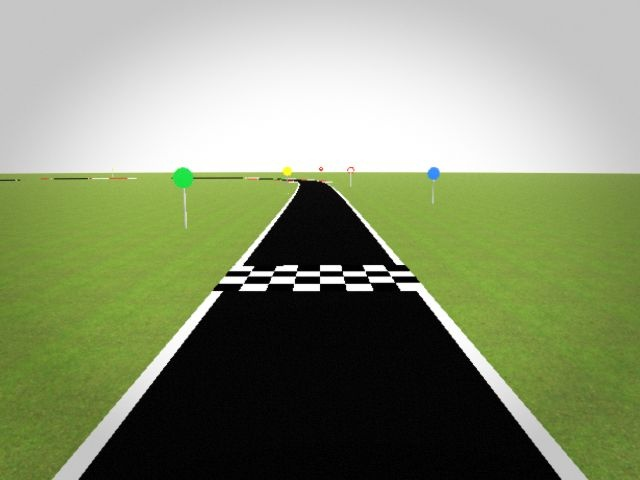
#> input picture qt-creator/opencv/08-conduccion-autonoma/pruebas/cuadros/01-salida.jpg, 640 x 480 px; its folder holds only this picture in this run
$ python exportar_datos.py
#> lines starting #> are read from the running program, lines starting #| are printed output that depends on the picture; after the words box and inside, x2 and y2 are one past the last pixel; in counts of white or black regions, pixels touching at a corner belong together
### qt-creator/opencv/08-conduccion-autonoma/pruebas/prototipo.py
# -*- coding: utf-8 -*-
"""Prototipo en Python + OpenCV de la lógica del programa 08.

Es el ESPEJO de franja.cpp, color.cpp, fsm.cpp y percepcion.cpp: mismas reglas, mismos números.
Sirve para probar el algoritmo con cuadros reales del robot virtual sin compilar Qt
(validar_cuadros.py, vuelta_simulador.py) y para generar los datos con que se prueba el C++
(exportar_datos.py -> prueba_logica.cpp).
"""
from dataclasses import dataclass, field

import cv2
import numpy as np


def leer_imagen(ruta):
    """cv2.imread falla en Windows si la ruta tiene acentos o ñ: se lee el archivo y se decodifica."""
    return cv2.imdecode(np.fromfile(str(ruta), dtype=np.uint8), cv2.IMREAD_COLOR)
#> returned value is the input picture: shape (480, 640, 3); mean B, G, R 112.6, 145.4, 135.1


# ---------------------------------------------------------------- franja (franja.cpp)
NINGUNA, SOLO_IZQ, SOLO_DER, DOS = 0, 1, 2, 3
LINEAS = ["ninguna", "solo izquierda", "solo derecha", "dos"]


@dataclass
class ParametrosFranja:
    fila: float = 0.75        # dónde empieza la franja (fracción del alto)
    filas: int = 8            # cuántas filas tiene
    umbral: int = 170
    oscuras: bool = False
    ancho_min: float = 0.25
    ancho_max: float = 0.80
    ancho_inicial: float = 0.47   # ancho del carril antes de verlo (fracción del ancho)


def perfil_de_franja(bgr, p):
    """Gris promedio de cada columna de la franja: una fila de `ancho` números (percepcion.cpp)."""
    y = int(bgr.shape[0] * p.fila)
    gris = cv2.cvtColor(bgr[y:y + p.filas], cv2.COLOR_BGR2GRAY)
    return cv2.reduce(gris, 0, cv2.REDUCE_AVG).ravel()


def es_raya(valor, p):
    return valor <= p.umbral if p.oscuras else valor >= p.umbral


def analizar_franja(perfil, p, ancho_ref):
    ancho = len(perfil)
    mitad = ancho // 2
    c = dict(lineas=NINGUNA, izq=-1, der=-1, centro=mitad, error=0, ancho=0)
    for x in range(mitad - 1, -1, -1):
        if es_raya(perfil[x], p):
            c["izq"] = x
            break
    for x in range(mitad, ancho):
        if es_raya(perfil[x], p):
            c["der"] = x
            break
    if c["izq"] >= 0 and c["der"] >= 0:
        c["ancho"] = c["der"] - c["izq"]
        if c["ancho"] < p.ancho_min * ancho:
            return c
        if c["ancho"] <= p.ancho_max * ancho:
            c["lineas"] = DOS
            c["centro"] = (c["izq"] + c["der"]) // 2
            c["error"] = c["centro"] - mitad
            return c
        c["izq"] = -1
    if c["izq"] >= 0:
        c.update(lineas=SOLO_IZQ, ancho=ancho_ref, centro=c["izq"] + ancho_ref // 2)
        c["error"] = c["centro"] - mitad
    elif c["der"] >= 0:
        c.update(lineas=SOLO_DER, ancho=ancho_ref, centro=c["der"] - ancho_ref // 2)
        c["error"] = c["centro"] - mitad
    return c


# ---------------------------------------------------------------- color (color.cpp)
NINGUNO, ROJO, VERDE, AZUL, AMARILLO = 0, 1, 2, 3, 4
COLORES = ["ninguno", "rojo", "verde", "azul", "amarillo"]
RANGOS = {   # (hMin, hMax, sMin, vMin) en HSV de OpenCV: H 0..179
    ROJO: [(0, 10, 120, 100), (170, 179, 120, 100)],
    VERDE: [(50, 80, 150, 100)],
    AZUL: [(100, 125, 120, 100)],
    AMARILLO: [(20, 34, 180, 180)],
}
AREA_MIN, ASPECTO_MIN, ASPECTO_MAX, LLENADO_MIN = 300, 0.70, 1.40, 0.60
ZONA_COLOR = (0.30, 0.55)    # filas (fracción del alto) donde se buscan las paletas


# [6 lines left out: function clasificar_hsv, not called in this run]


def es_disco(area, ancho, alto):
    if area < AREA_MIN or ancho <= 0 or alto <= 0:
        return False
    return ASPECTO_MIN <= ancho / alto <= ASPECTO_MAX and area / (ancho * alto) >= LLENADO_MIN


def mascara(hsv, color):
    m = None
    for (h0, h1, s0, v0) in RANGOS[color]:
        parte = cv2.inRange(hsv, (h0, s0, v0), (h1, 255, 255))
        m = parte if m is None else cv2.bitwise_or(m, parte)
    return m


# [39 lines left out: functions manchas, color_dominante, percibir, not called in this run]


# ---------------------------------------------------------------- máquina de estados (fsm.cpp)
ESPERA, SEGUIR, ALTO, LINEA_PERDIDA, PARO = range(5)
ESTADOS = ["ESPERA", "SEGUIR", "ALTO", "LINEA_PERDIDA", "PARO"]
LENTO, CRUCERO, RAPIDO = range(3)
MARCHAS = ["lento", "crucero", "rapido"]
PARAR = ("parar", 0, 0, 100)
FRENAR = ("conducir", 0, 0, 100)


@dataclass
class Config:
    ganancia_por_cien: int = 35
    acel: tuple = (22, 28, 34)     # lento, crucero, rápido
    acel_perdida: int = 18
    ms_alto: int = 3000
    ms_perdida: int = 1500
    cuadros_color: int = 3


@dataclass
class Maquina:
    cfg: Config = field(default_factory=Config)
    estado: int = ESPERA
    marcha: int = CRUCERO
    tiempo: int = 0
    ultima_direccion: int = 0
    candidato: int = NINGUNO
    cuenta: int = 0
    color_firme: int = NINGUNO
    rojo_atendido: bool = False

    def cambiar(self, nuevo):
        self.estado, self.tiempo = nuevo, 0

    # [4 lines left out: function iniciar, not called in this run]

    def detener(self):
        self.cambiar(ESPERA)

    def paro_de_seguridad(self):
        if self.estado not in (ESPERA, PARO):
            self.cambiar(PARO)

    # [5 lines left out: function _seguir, not called in this run]

    def _a_ciegas(self):
        return ("conducir", self.cfg.acel_perdida, self.ultima_direccion, 0)

    # [53 lines left out: functions paso, a_robot_real, not called in this run]

### qt-creator/opencv/08-conduccion-autonoma/pruebas/exportar_datos.py
# -*- coding: utf-8 -*-
"""Genera pruebas/datos/ para prueba_logica.cpp a partir de cuadros reales y de una traza real.

    python exportar_datos.py [traza.jsonl]

- datos/perfiles.txt : el perfil de la franja de cada cuadro de pruebas/cuadros/ y lo que el
                       prototipo en Python encontró (rayas, bordes, centro, error, ancho).
- datos/manchas.txt  : cada mancha de color de esos cuadros (área y caja) y si pasa es_disco.
- datos/traza.txt    : (si se da traza.jsonl de vuelta_simulador.py) lo que vio la percepción en cada
                       ciclo y lo que decidió la máquina de estados en Python.
El C++ debe reproducir cada renglón: así se comprueba que franja.cpp, color.cpp y fsm.cpp
hacen lo mismo que el prototipo que sí manejó el coche.
"""
import json
import sys
from pathlib import Path

import cv2

from prototipo import (COLORES, RANGOS, ParametrosFranja, analizar_franja,
                       es_disco, leer_imagen, mascara, perfil_de_franja, ZONA_COLOR)

AQUI = Path(__file__).resolve().parent
CUADROS = AQUI / "cuadros"
DATOS = AQUI / "datos"
DATOS.mkdir(exist_ok=True)

p = ParametrosFranja()
perfiles = ["# cuadro ancho_ref umbral oscuras | lineas izq der centro error ancho | n valores..."]
manchas = ["# cuadro color area ancho alto es_disco"]
for ruta in sorted(CUADROS.glob("*.jpg")):
    img = leer_imagen(ruta)
    ancho_ref = int(p.ancho_inicial * img.shape[1])
#> ancho_ref = 300
    perfil = perfil_de_franja(img, p)
#> perfil = 640 values, max 242 at index 155, min 3 at index 256, mean 71.72
    c = analizar_franja(perfil, p, ancho_ref)
#> in analizar_franja, `ancho = len(perfil)`: ancho = 640
#> in analizar_franja, `mitad = ancho // 2`: mitad = 320
#> in analizar_franja, `c = dict(lineas=NINGUNA, izq=-1, der=-1, centro=mitad, error=0, ancho=0)`: c = {'lineas': 0, 'izq': -1, 'der': -1, 'centro': 320, 'error': 0, 'ancho': 0}
#> after the loop in analizar_franja, `for x in range(mitad - 1, -1, -1):`: c = {'lineas': 0, 'izq': 165, 'der': -1, 'centro': 320, 'error': 0, 'ancho': 0}
#> after the loop in analizar_franja, `for x in range(mitad, ancho):`: c = {'lineas': 0, 'izq': 165, 'der': 474, 'centro': 320, 'error': 0, 'ancho': 0}
#> c = {'lineas': 3, 'izq': 165, 'der': 474, 'centro': 319, 'error': -1, 'ancho': 309}
    perfiles.append(" ".join(str(v) for v in [ruta.stem, ancho_ref, p.umbral, int(p.oscuras), c["lineas"], c["izq"],
                                              c["der"], c["centro"], c["error"], c["ancho"], len(perfil)])
                    + " " + " ".join(str(int(v)) for v in perfil))
    alto = img.shape[0]
#> alto = 480
    y0, y1 = int(alto * ZONA_COLOR[0]), int(alto * ZONA_COLOR[1])
#> y0 = 144; y1 = 264
    hsv = cv2.cvtColor(img[y0:y1], cv2.COLOR_BGR2HSV)
#> hsv: shape (120, 640, 3); mean H, S, V 35.1, 98.6, 169.8
    for color in RANGOS:
        n, _e, tabla, _c = cv2.connectedComponentsWithStats(mascara(hsv, color), connectivity=8)
        for i in range(1, n):
            _x, _y, w, h, area = (int(v) for v in tabla[i])
            if area >= 20:            # las motas de menos de 20 px no aportan
                manchas.append(f"{ruta.stem} {COLORES[color]} {area} {w} {h} {int(es_disco(area, w, h))}")
#> this loop made 4 passes
#> tabla on passes 1 to 4: [[0, 0, 640, 120, 76799], [321, 37, 1, 1, 1]], [[0, 0, 640, 120, 76466], [172, 24, 23, 20, 334]], [[0, 0, 640, 120, 76702], [428, 24, 11, 11, 98]], [[0, 0, 640, 120, 76772], [284, 24, 6, 6, 28]]
#> pass 1, `n, _e, tabla, _c = cv2.connectedComponentsWithStats(mascara(hsv, color..`:
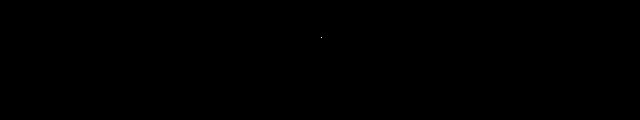
#> _e: shape (120, 640) int32; values 0 (black) and 1 (white), 0% white in thin lines or dots, all inside (x1, y1, x2, y2) = (321, 37, 322, 38)
#> pass 2, `n, _e, tabla, _c = cv2.connectedComponentsWithStats(mascara(hsv, color..`:
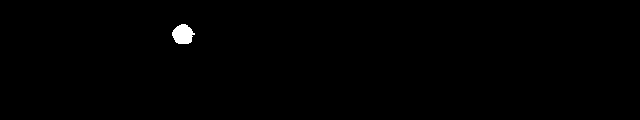
#> _e: shape (120, 640) int32; values 0 (black) and 1 (white), 0.43% white; 1 white region, box (x1, y1, x2, y2) and area: (172, 24, 195, 44) 334
#> pass 3, `n, _e, tabla, _c = cv2.connectedComponentsWithStats(mascara(hsv, color..`:
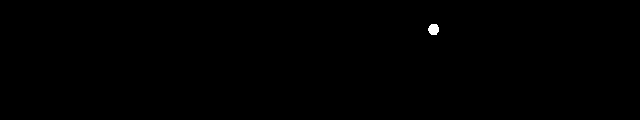
#> _e: shape (120, 640) int32; values 0 (black) and 1 (white), 0.13% white; 1 white region, box (x1, y1, x2, y2) and area: (428, 24, 439, 35) 98
#> after the loop, manchas = ['# cuadro color area ancho alto es_disco', '01-salida verde 334 23 20 1', '01-salida azul 98 11 11 0', '01-salida amarillo 28 6 6 0']
(DATOS / "perfiles.txt").write_text("\n".join(perfiles) + "\n", encoding="utf-8")
(DATOS / "manchas.txt").write_text("\n".join(manchas) + "\n", encoding="utf-8")
print(f"perfiles: {len(perfiles) - 1} · manchas: {len(manchas) - 1}")
#| perfiles: 1 · manchas: 3

if len(sys.argv) > 1:
    filas = ["# lineas error rojo verde azul amarillo dt | color estado marcha firme conducir acel dir freno"]
    for linea in open(sys.argv[1], encoding="utf-8"):
        d = json.loads(linea)
        tipo, acel, direccion, freno = d["orden"]
        filas.append(" ".join(str(v) for v in [d["lineas"], d["error"], *d["areas"], d["dt"], d["color"], d["estado"],
                                               d["marcha"], d["firme"], int(tipo == "conducir"), acel, direccion, freno]))
    (DATOS / "traza.txt").write_text("\n".join(filas) + "\n", encoding="utf-8")
    print(f"traza: {len(filas) - 1} ciclos")
